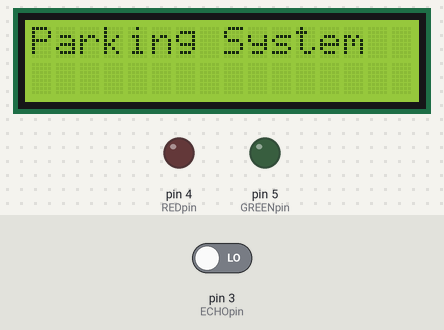
Recording of a sketch running on a simulated Arduino Uno, built with avr-gcc and run on an emulated ATmega328P. Shown: 16×2 character LCD, output pins drawn as LEDs (lit = HIGH). Inputs (shaded band) come from the test bench; at power-on: pin 3 (ECHOpin) LOW. Pins used as bus, display or sensor lines are not drawn; what the sketch prints to the serial monitor is not drawn.

Above: at 0.1 s.
At 10.1 s:
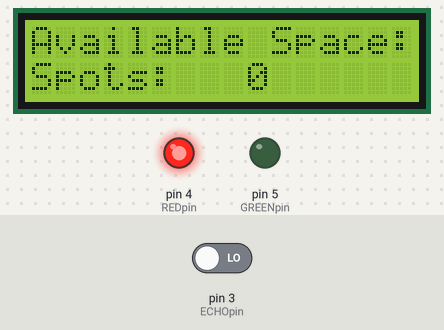
Timing chart, 0 to 11.6 s (numbered marks = the images above):
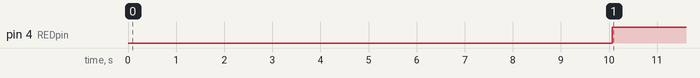

The sketch:

sketch_may09a.ino
```cpp
// Dawson College - EET
// Course: Introduction to IoT
// Description: PBL - Parking Availability System
// Author: Rosalie Drouin & Rochelle George-Webonga
// Date: 2025/05/12


// includs the librabriees needd for using an LCD screen
#include <LiquidCrystal.h>
#include <NewPing.h>

// Pins for the RED and GREEN LEDS plus the ultrasonic sensor's trigger and echo
const int REDpin = 4;
const int GREENpin = 5;
const int TRIGpin = 2;
const int ECHOpin = 3;

// LCD pin connections: RS, Enable, Data4, Data5, Data6, Data7
const int rs = 7, en = 8, d4 = 9, d5 = 10, d6 = 11, d7 = 12;
LiquidCrystal lcd(rs, en, d4, d5, d6, d7);


// Parameters
const int totalSpots = 1;     // total spots available (1 because 1 ultrasonic sensor)
int availableSpots = 1;     // keps track of how many are available
const int distanceThreshold = 5;  // distance in cm to decide if thee spot is considred occupied or not


// set the pin modes
void setup() {
  pinMode(TRIGpin, OUTPUT);
  pinMode(ECHOpin, INPUT);
  pinMode(REDpin, OUTPUT);
  pinMode(GREENpin, OUTPUT);


  Serial.begin(9600);     // for debugging output


// bascically initializes the LCD, turns on th backlight, display "what it is" before cleearing the screen
  lcd.begin(16, 2);
  lcd.setCursor(0, 0);
  lcd.print("Parking System");
  delay(2000);
  lcd.clear();
}


void loop() {
  delay(2000);

  int distance = getDistance();  // finds the current distance measuremnt using the ultrasonic sensor


    // Check if car is present
  if (getDistance() < distanceThreshold) {
    availableSpots = 0;
  } else {
    availableSpots = 1;
  }


   updateDisplay(availableSpots);  // Custom output function


// plus prints the distance on the serial monitor (to debug if neecessery)
  Serial.print("Distance: ");
  Serial.print(distance);
  Serial.println(" cm");

  delay(1000);
}


// Custom function #1
// triggers the ultrasonic sensor
int getDistance() {
  digitalWrite(TRIGpin, LOW);
  delayMicroseconds(2);
  digitalWrite(TRIGpin, HIGH);
  delay(1000);
  digitalWrite(TRIGpin, LOW);

// converts distance into cm using that formula: duration * speed_of_sound / 2
  long duration = pulseIn(ECHOpin, HIGH);
  int distance = duration * 0.034 / 2;
  return distance;
}


// Custom function #2
void updateDisplay(int spots) {
  if (getDistance() < distanceThreshold) {
    digitalWrite(GREENpin, LOW);
    digitalWrite(REDpin, HIGH);
  } else {
    digitalWrite(GREENpin, HIGH);
    digitalWrite(REDpin, LOW);
  }

  lcd.setCursor(0, 0);
  lcd.print("Available Space: ");
  lcd.setCursor(0, 1);
  lcd.print("Spots:   ");
  lcd.print(spots);
  lcd.print("   ");  // Clear old characters
}
```

Measured:
- by itself, pin 4 (REDpin): LOW → HIGH at 10.1 s
